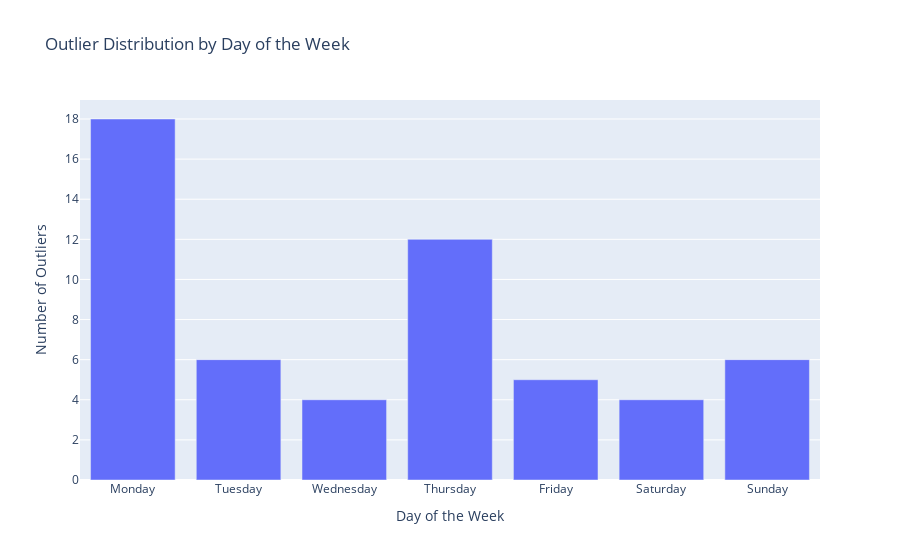

Source (notebook cell):
### Code cell
def identify_outliers(df, sales_col):
    """Creates a new column indicating if a row is an outlier based on Z-scores."""
    df['Z_Score'] = zscore(df[sales_col].fillna(0))  # Compute Z-scores for sales
    df['Is_Outlier'] = df['Z_Score'].abs() > 3  # Outliers have Z-score > 3
    return df

def outlier_distribution_by_weekday(df, date_col, outlier_col):
    """Analyzes the distribution of outliers across days of the week."""
    df[date_col] = pd.to_datetime(df[date_col])
    df['Day_of_Week'] = df[date_col].dt.day_name()  # Add day of week column
    outlier_distribution = df[df[outlier_col]].groupby('Day_of_Week').size().reset_index(name='Count')
    
    # Sort by day of the week order
    days_order = ['Monday', 'Tuesday', 'Wednesday', 'Thursday', 'Friday', 'Saturday', 'Sunday']
    outlier_distribution['Day_of_Week'] = pd.Categorical(outlier_distribution['Day_of_Week'], categories=days_order, ordered=True)
    outlier_distribution = outlier_distribution.sort_values('Day_of_Week')
    
    # Plot the distribution
    fig = px.bar(outlier_distribution, x='Day_of_Week', y='Count', title='Outlier Distribution by Day of the Week', 
                 labels={'Count': 'Number of Outliers', 'Day_of_Week': 'Day of the Week'})
    fig.show()
    
    return outlier_distribution

# Example usage
df_z = adjust_dataset_for_daily_entries(df, 'Order Date')
df_z = identify_outliers(df, 'Sales')
outlier_distribution = outlier_distribution_by_weekday(df_z, 'Order Date', 'Is_Outlier')

### Figure 1 — Plotly figure (JSON) as saved in the notebook; plotly's stock layout.template omitted (floating-point values rounded to 4 significant figures)
{"data": [{"alignmentgroup": "True", "hovertemplate": "Day of the Week=%{x}<br>Number of Outliers=%{y}<extra></extra>", "legendgroup": "", "marker": {"color": "#636efa", "pattern": {"shape": ""}}, "name": "", "offsetgroup": "", "orientation": "v", "showlegend": false, "textposition": "auto", "type": "bar", "x": ["Monday", "Tuesday", "Wednesday", "Thursday", "Friday", "Saturday", "Sunday"], "xaxis": "x", "y": [18, 6, 4, 12, 5, 4, 6], "yaxis": "y"}], "layout": {"barmode": "relative", "legend": {"tracegroupgap": 0}, "title": {"text": "Outlier Distribution by Day of the Week"}, "xaxis": {"anchor": "y", "domain": [0, 1], "title": {"text": "Day of the Week"}}, "yaxis": {"anchor": "x", "domain": [0, 1], "title": {"text": "Number of Outliers"}}}}
